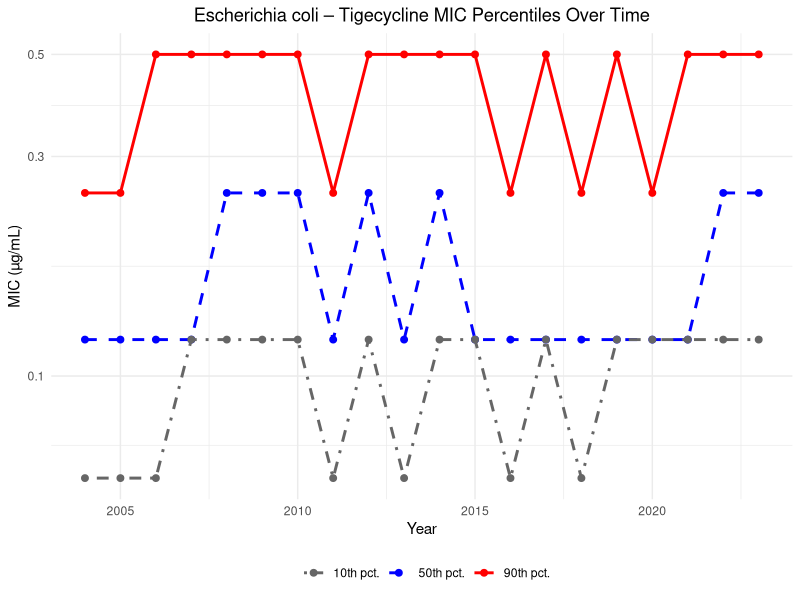

The R script that drew this image:
#!/usr/bin/env Rscript

# plot_percentiles.R
# ------------------
# Reads trend_tables/mic_percentiles.csv and makes a ggplot2 log–scale percentile curve.

library(tidyverse)

# 1) Read the percentiles table
pct <- read_csv("trend_tables/mic_percentiles.csv")

# 2) Choose your combo here:
organism <- "Escherichia coli"
drug     <- "Tigecycline"

combo <- pct %>%
  filter(organism == !!organism, drug == !!drug)

if (nrow(combo) == 0) {
  stop("No data found for ", organism, " + ", drug)
}

# 3) Plot
p <- ggplot(combo, aes(x = year)) +
  geom_line(aes(y = p90,    colour="90th pct."),    size = 1) +
  geom_point(aes(y = p90,   colour="90th pct."),    size = 2) +
  geom_line(aes(y = median, colour="50th pct."),    linetype="dashed", size = 1) +
  geom_point(aes(y = median,colour="50th pct."),    size = 2) +
  geom_line(aes(y = p10,    colour="10th pct."),    linetype="dotdash", size = 1) +
  geom_point(aes(y = p10,   colour="10th pct."),    size = 2) +
  scale_y_log10() +
  scale_colour_manual("", values=c("10th pct."="grey40","50th pct."="blue","90th pct."="red")) +
  labs(
    title = paste(organism, "–", drug, "MIC Percentiles Over Time"),
    x = "Year", y = "MIC (µg/mL)"
  ) +
  theme_minimal() +
  theme(legend.position="bottom", plot.title=element_text(hjust=0.5))

# 4) Save
dir.create("plots", showWarnings = FALSE)
out_file <- file.path("plots", paste0(gsub(" ", "_", organism), "_", gsub(" ", "_", drug), "_percentiles.png"))
ggsave(out_file, plot=p, width=8, height=5, dpi=150)
message("Saved plot to ", out_file)
